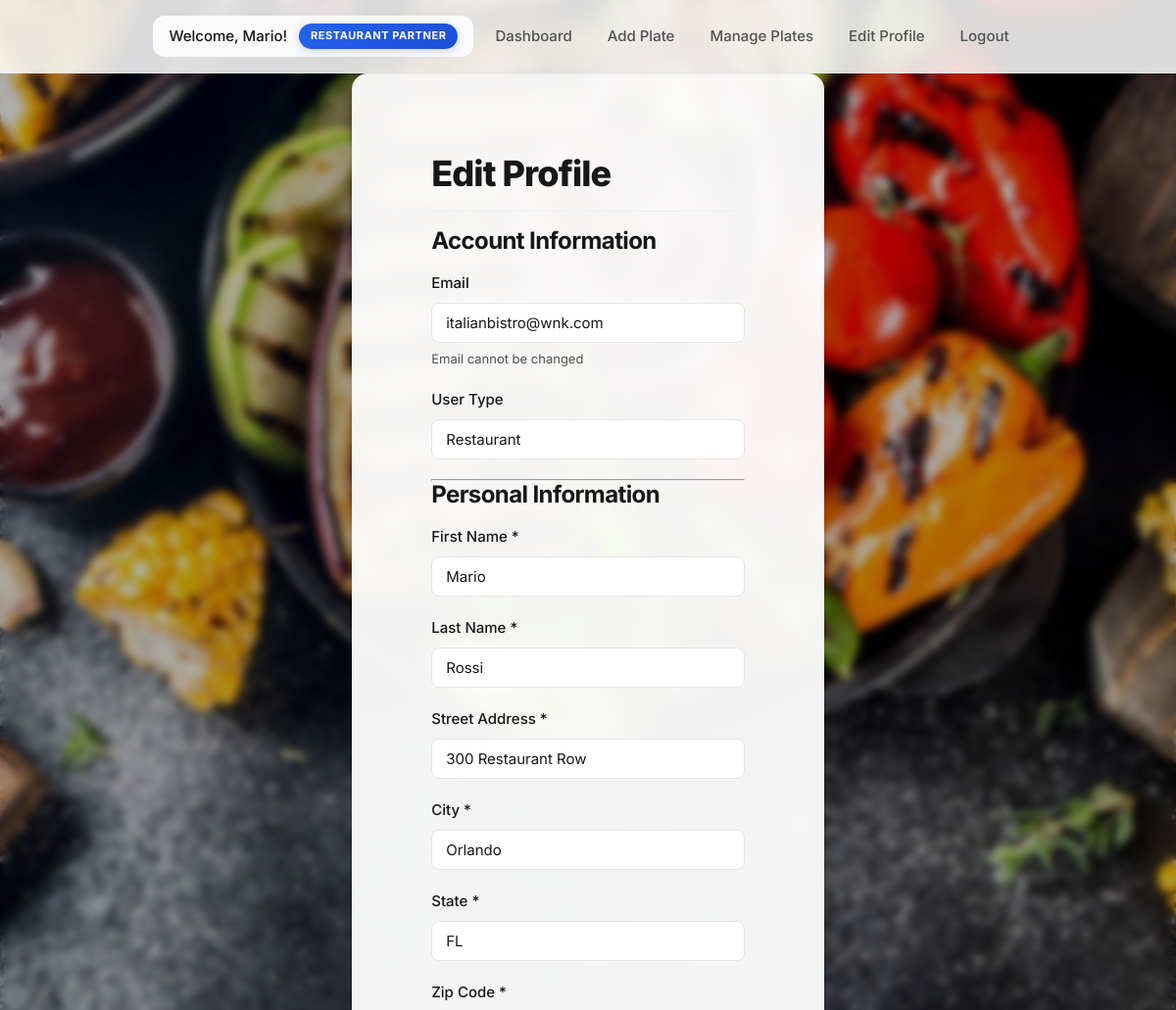
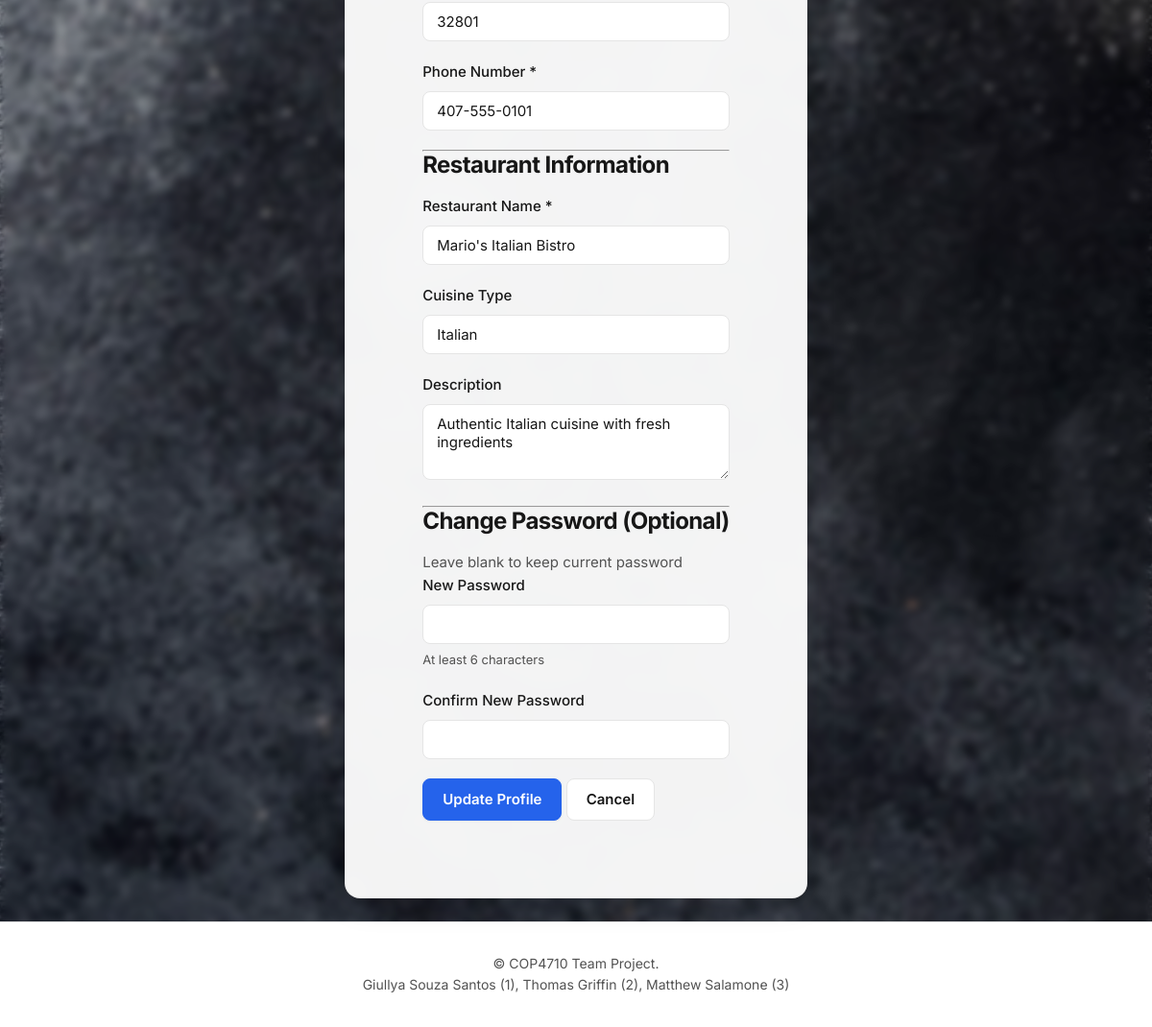
Screenshot of /profile_edit.php (signed in) with the database file from the repository (2 pictures, top to bottom).
### tables this page shows
CREATE TABLE Users (
    user_id INT AUTO_INCREMENT PRIMARY KEY,
    email VARCHAR(255) UNIQUE NOT NULL,
    password_hash VARCHAR(255) NOT NULL,
    user_type ENUM('admin', 'restaurant', 'customer', 'donner', 'needy') NOT NULL,
    first_name VARCHAR(100) NOT NULL,
    last_name VARCHAR(100) NOT NULL,
    street VARCHAR(255) NOT NULL,
    city VARCHAR(100) NOT NULL,
    state VARCHAR(50) NOT NULL,
    zip_code VARCHAR(20) NOT NULL,
    created_at TIMESTAMP DEFAULT CURRENT_TIMESTAMP,
    updated_at TIMESTAMP DEFAULT CURRENT_TIMESTAMP ON UPDATE CURRENT_TIMESTAMP,
    is_active BOOLEAN DEFAULT TRUE
);

CREATE TABLE Restaurants (
    restaurant_id INT PRIMARY KEY,
    phone_number VARCHAR(20) NOT NULL,
    restaurant_name VARCHAR(255) NOT NULL,
    description TEXT,
    cuisine_type VARCHAR(100),
    FOREIGN KEY (restaurant_id) REFERENCES Users(user_id) ON DELETE CASCADE
);

### profile_edit.php (the view, shortened to what this page needs)
<?php
$db = getDB();
$user_id = $_SESSION['user_id'];
$user_type = $_SESSION['user_type'];
$stmt = $db->prepare("SELECT * FROM Users WHERE user_id = ?");
$stmt->bind_param("i", $user_id);
$stmt->execute();
$user = $stmt->get_result()->fetch_assoc();
$role_data = null;
switch($user_type) {
    case 'restaurant':
        $stmt = $db->prepare("SELECT * FROM Restaurants WHERE restaurant_id = ?");
        $stmt->bind_param("i", $user_id);
        $stmt->execute();
        $role_data = $stmt->get_result()->fetch_assoc();
        break;
}
include 'includes/header.php';
?>
<div class="card">
    <h1>Edit Profile</h1>
    <form method="POST" action="profile_edit.php">
        <h3>Account Information</h3>
        <div class="form-group">
            <label>Email</label>
            <input type="text" value="<?php echo htmlspecialchars($user['email']); ?>" disabled>
            <small>Email cannot be changed</small>
        </div>
        <div class="form-group">
            <label>User Type</label>
            <input type="text" value="<?php echo ucfirst($user_type); ?>" disabled>
        </div>
        <hr>
        <h3>Personal Information</h3>
        <div class="form-group">
            <label for="first_name">First Name *</label>
            <input type="text" id="first_name" name="first_name" value="<?php echo htmlspecialchars($user['first_name']); ?>" required>
        </div>
        <div class="form-group">
            <label for="last_name">Last Name *</label>
            <input type="text" id="last_name" name="last_name" value="<?php echo htmlspecialchars($user['last_name']); ?>" required>
        </div>
        <div class="form-group">
            <label for="street">Street Address *</label>
            <input type="text" id="street" name="street" value="<?php echo htmlspecialchars($user['street']); ?>" required>
        </div>
        <div class="form-group">
            <label for="city">City *</label>
            <input type="text" id="city" name="city" value="<?php echo htmlspecialchars($user['city']); ?>" required>
        </div>
        <div class="form-group">
            <label for="state">State *</label>
            <input type="text" id="state" name="state" value="<?php echo htmlspecialchars($user['state']); ?>" required>
        </div>
        <div class="form-group">
            <label for="zip_code">Zip Code *</label>
            <input type="text" id="zip_code" name="zip_code" value="<?php echo htmlspecialchars($user['zip_code']); ?>" required>
        </div>
        <?php if ($user_type !== 'admin'): ?>
            <div class="form-group">
                <label for="phone_number">Phone Number <?php echo ($user_type !== 'needy') ? '*' : '(optional)'; ?></label>
                <input type="tel" id="phone_number" name="phone_number" value="<?php echo htmlspecialchars($role_data['phone_number'] ?? ''); ?>" <?php echo ($user_type !== 'needy') ? 'required' : ''; ?>>
            </div>
        <?php endif; ?>
        <?php if ($user_type === 'restaurant'): ?>
            <hr>
            <h3>Restaurant Information</h3>
            <div class="form-group">
                <label for="restaurant_name">Restaurant Name *</label>
                <input type="text" id="restaurant_name" name="restaurant_name" value="<?php echo htmlspecialchars($role_data['restaurant_name']); ?>" required>
            </div>
            <div class="form-group">
                <label for="cuisine_type">Cuisine Type</label>
                <input type="text" id="cuisine_type" name="cuisine_type" value="<?php echo htmlspecialchars($role_data['cuisine_type'] ?? ''); ?>">
            </div>
            <div class="form-group">
                <label for="description">Description</label>
                <textarea id="description" name="description" rows="3"><?php echo htmlspecialchars($role_data['description'] ?? ''); ?></textarea>
            </div>
        <?php endif; ?>
        <hr>
        <h3>Change Password (Optional)</h3>
        <p class="text-muted">Leave blank to keep current password</p>
        <div class="form-group">
            <label for="new_password">New Password</label>
            <input type="password" id="new_password" name="new_password" minlength="6">
            <small>At least 6 characters</small>
        </div>
        <div class="form-group">
            <label for="confirm_password">Confirm New Password</label>
            <input type="password" id="confirm_password" name="confirm_password">
        </div>
        <button type="submit" class="btn btn-primary">Update Profile</button>
        <a href="index.php" class="btn btn-secondary">Cancel</a>
    </form>
</div>
<?php
include 'includes/footer.php';
?>

### css/style.css (style rules this page uses)
* { margin: 0; padding: 0; box-sizing: border-box; }
:root { --color-bg: #ffffff; --color-bg-secondary: #fafafa; --color-bg-tertiary: #f5f5f5; --color-border: #e5e5e5; --color-border-light: #f0f0f0; --color-text-primary: #171717; --color-text-secondary: #525252; --color-text-tertiary: #737373; --color-accent: #2563eb; --color-accent-hover: #1d4ed8; --color-accent-light: #dbeafe; --color-success: #16a34a; --color-success-light: #dcfce7; --color-danger: #dc2626; --color-danger-light: #fee2e2; --color-warning: #d97706; --color-warning-light: #fef3c7; --shadow-sm: 0 1px 2px 0 rgb(0 0 0 / 0.05); --shadow-md: 0 4px 6px -1px rgb(0 0 0 / 0.1), 0 2px 4px -2px rgb(0 0 0 / 0.1); --shadow-lg: 0 10px 15px -3px rgb(0 0 0 / 0.1), 0 4px 6px -4px rgb(0 0 0 / 0.1); --radius-sm: 0.5rem; --radius-md: 0.75rem; --radius-lg: 1rem; }
body { font-family: 'Inter', -apple-system, BlinkMacSystemFont, 'Segoe UI', system-ui, sans-serif; font-size: 15px; line-height: 1.6; color: var(--color-text-primary); background-color: var(--color-bg-secondary); min-height: 100vh; display: flex; flex-direction: column; -webkit-font-smoothing: antialiased; -moz-osx-font-smoothing: grayscale; position: relative; }
body::before { content: ''; position: fixed; top: 0; left: 0; right: 0; bottom: 0; background-image: url('../includes/Background.jpg'); background-size: cover; background-position: center; background-attachment: fixed; background-repeat: no-repeat; z-index: -2; }
body::after { content: ''; position: fixed; top: 0; left: 0; right: 0; bottom: 0; background: rgba(0, 0, 0, 0.3); backdrop-filter: blur(4px); -webkit-backdrop-filter: blur(4px); z-index: -1; pointer-events: none; }
.card { background: rgba(255, 255, 255, 0.95); backdrop-filter: blur(10px); -webkit-backdrop-filter: blur(10px); border: 1px solid rgba(229, 229, 229, 0.5); border-radius: var(--radius-lg); padding: 5rem; margin-bottom: 1.5rem; box-shadow: 0 8px 32px rgba(0, 0, 0, 0.1); transition: all 0.2s cubic-bezier(0.4, 0, 0.2, 1); }
h1, h2, h3, h4, h5, h6 { font-weight: 700; line-height: 1.2; color: var(--color-text-primary); margin-bottom: 1rem; letter-spacing: -0.025em; }
h1 { font-size: 2.25rem; font-weight: 800; }
h3 { font-size: 1.5rem; font-weight: 700; }
.card h1, .card h2 { margin-bottom: 1rem; padding-bottom: 1rem; border-bottom: 1px solid var(--color-border-light); }
.form-group { margin-bottom: 1.25rem; }
.form-group label { display: block; margin-bottom: 0.5rem; font-weight: 500; color: var(--color-text-primary); font-size: 0.9375rem; }
.form-group input, .form-group select, .form-group textarea { width: 100%; padding: 0.625rem 0.875rem; border: 1px solid var(--color-border); border-radius: var(--radius-sm); font-size: 0.9375rem; font-family: inherit; background-color: var(--color-bg); color: var(--color-text-primary); transition: all 0.15s cubic-bezier(0.4, 0, 0.2, 1); }
.form-group input::placeholder, .form-group textarea::placeholder { color: var(--color-text-tertiary); }
.form-group small { display: block; margin-top: 0.375rem; color: var(--color-text-secondary); font-size: 0.8125rem; }
.btn { display: inline-flex; align-items: center; justify-content: center; gap: 0.5rem; padding: 0.625rem 1.25rem; border: 1px solid transparent; border-radius: var(--radius-sm); font-size: 0.9375rem; font-weight: 600; cursor: pointer; text-decoration: none; transition: all 0.15s cubic-bezier(0.4, 0, 0.2, 1); font-family: inherit; line-height: 1.5; white-space: nowrap; }
.btn-primary { background-color: var(--color-accent); color: white; border-color: var(--color-accent); box-shadow: 0 1px 2px 0 rgba(0, 0, 0, 0.05); }
.btn-secondary { background-color: var(--color-bg); color: var(--color-text-primary); border-color: var(--color-border); }
.text-muted { color: var(--color-text-secondary); }
@media (prefers-reduced-motion: no-preference) { html { scroll-behavior: smooth; } }
@media (prefers-reduced-motion: no-preference) { * { transition-timing-function: cubic-bezier(0.4, 0, 0.2, 1); } }

### rows the page displays
users: email "italianbistro@wnk.com", first_name "Mario", last_name "Rossi", street "300 Restaurant Row", city "Orlando", state "FL", zip_code "32801"
restaurants: phone_number "407-555-0101", restaurant_name "Mario's Italian Bistro", cuisine_type "Italian", description "Authentic Italian cuisine with fresh ingredients"

### other values shown
$_SESSION['first_name'] "Mario"
getRoleDisplayName() "RESTAURANT PARTNER"
